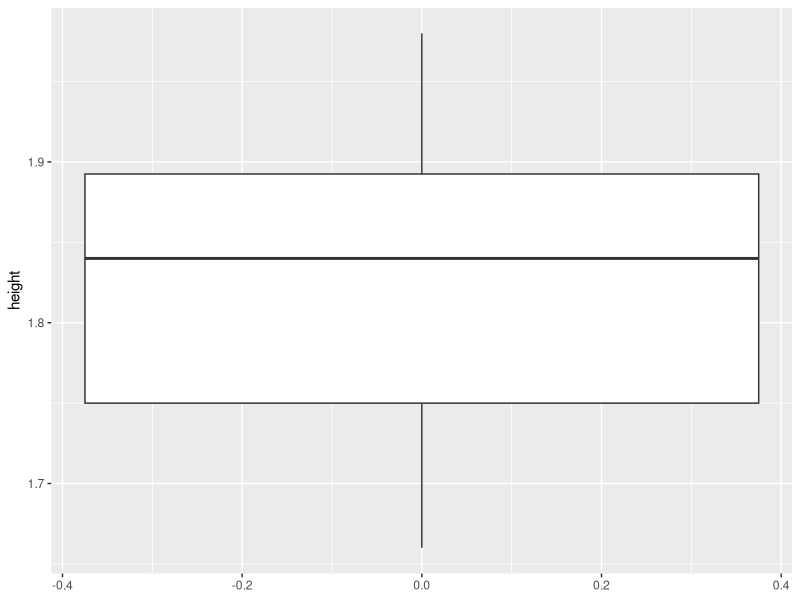
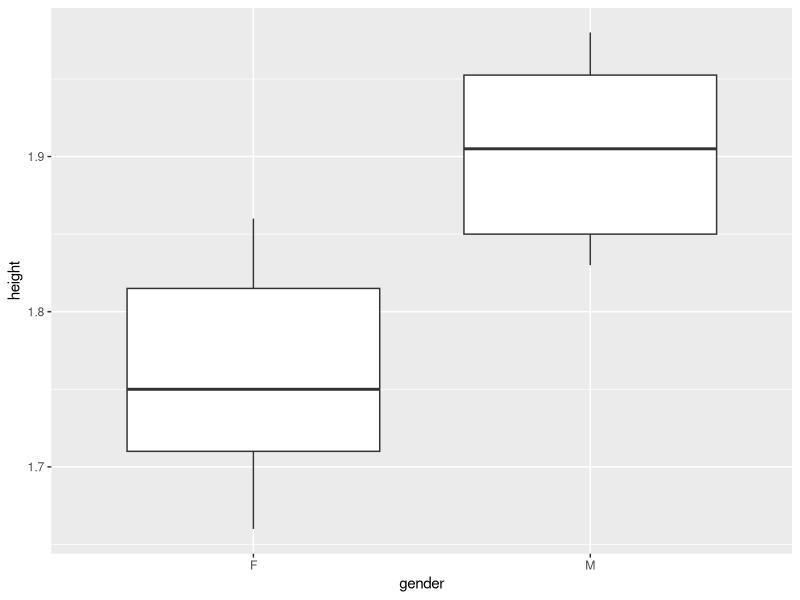

Generate these figures, in order, with R:
#Lab 02a

#Top 10 Male and Female Tennis players
# as at 20 January 2020
# Data from: https://www.atptour.com/en/rankings/singles
# https://www.wtatennis.com/rankings/singles
# https://www.eurosport.co.uk/tennis/
library(tidyverse)
name = c("Nadal","Djokovic","Federer","Medvedev","Theim",
         "Tsitsipas","Zverev","Berrettini","Bautista Agut","Monfils",
         "Barty","Pliskova","Halep","Osaka","Svitolina",
         "Andreescu","Bencic","Kvitova","Williams","Bertens")
rank = c(1:10,1:10)
age = c(33,32,38,23,26,21,22,23,31,33,
        23,27,28,22,25,19,22,29,38,28)
height = c(1.85,1.88,1.85,1.98,1.85,1.93,1.98,1.96,1.83,1.93,
           1.66,1.86,1.68,1.80,1.74,1.70,1.75,1.82,1.75,1.82)
weight = c(85,77,85,83,79,89,90,95,75,85,
           62,72,60,69,60,60,63,68,72,74)
gender = c(rep("M",10),rep("F",10))
tennis = tibble(name,rank,age,height,weight,gender)
print(tennis)

# Tribble
tennis = tribble(
  ~name, ~rank, ~age, ~height, ~weight, ~gender,
  #--------------|---|---|----|---|----|
  "Nadal", 1, 33, 1.85, 85, "M",
  "Djokovic", 2, 32, 1.88, 77, "M",
  "Federer", 3, 38, 1.85, 85, "M",
  "Medvedev", 4, 23, 1.98, 83, "M",
  "Theim", 5, 26, 1.85, 79, "M",
  "Tsitsipas", 6, 21, 1.93, 89, "M",
  "Zverev", 7, 22, 1.98, 90, "M",
  "Berrettini", 8, 23, 1.96, 95, "M",
  "Bautista Agut", 9, 31, 1.83, 75, "M",
  "Monfils", 10, 33, 1.93, 85, "M",
  "Barty", 1, 23, 1.66, 62, "F",
  "Pliskova", 2, 27, 1.86, 72, "F",
  "Halep", 3, 28, 1.68, 60, "F",
  "Osaka", 4, 22, 1.80, 69, "F",
  "Svitolina", 5, 25, 1.74, 60, "F",
  "Andreescu", 6, 19, 1.70, 60, "F",
  "Bencic", 7, 22, 1.75, 63, "F",
  "Kvitova", 8, 29, 1.82, 68, "F",
  "Williams", 9, 38, 1.75, 72, "F",
  "Bertens", 10, 28, 1.82, 74, "F"
)
print(tennis)

nrow(tennis)
ncol(tennis)
colnames(tennis)
summary(tennis)
View(tennis) # with capital V

#Access indiv elements
tennis[1,"name"]
tennis[1,"age"]
tennis[1,]
tennis[,"height"]
tennis$height

#boxplot
ggplot(tennis, aes(y=height)) +
  geom_boxplot()

ggplot(tennis, aes(x=gender, y=height)) +
  geom_boxplot()

#wide data/ narrow 
W = tribble(
  ~person, ~age, ~weight, ~height,
  "Bob", 32, 128, 180,
  "Alice", 24, 86, 175,
  "Steve", 64, 95, 165
)
print(W)

N = pivot_longer(W,-person,names_to="variable",values_to="value")
print(N)

# make data narrow and wider
B = pivot_wider(N, names_from=variable, values_from=value)
print(B)


#Exercise

countries = tribble(
  ~country, ~year, ~value,
  #-------|---|---|
  "Algeria",2000,7,
  "Algeria",2001,9,
  "Brazil",2000,12,
  "Brazil",2001,14,
  "Colombia",2000,16,
  "Colombia",2001,18
)

C = pivot_wider(countries, names_from=country, values_from=year)
print(C)

C = pivot_wider(countries, names_from=year, values_from=country)
print(C)